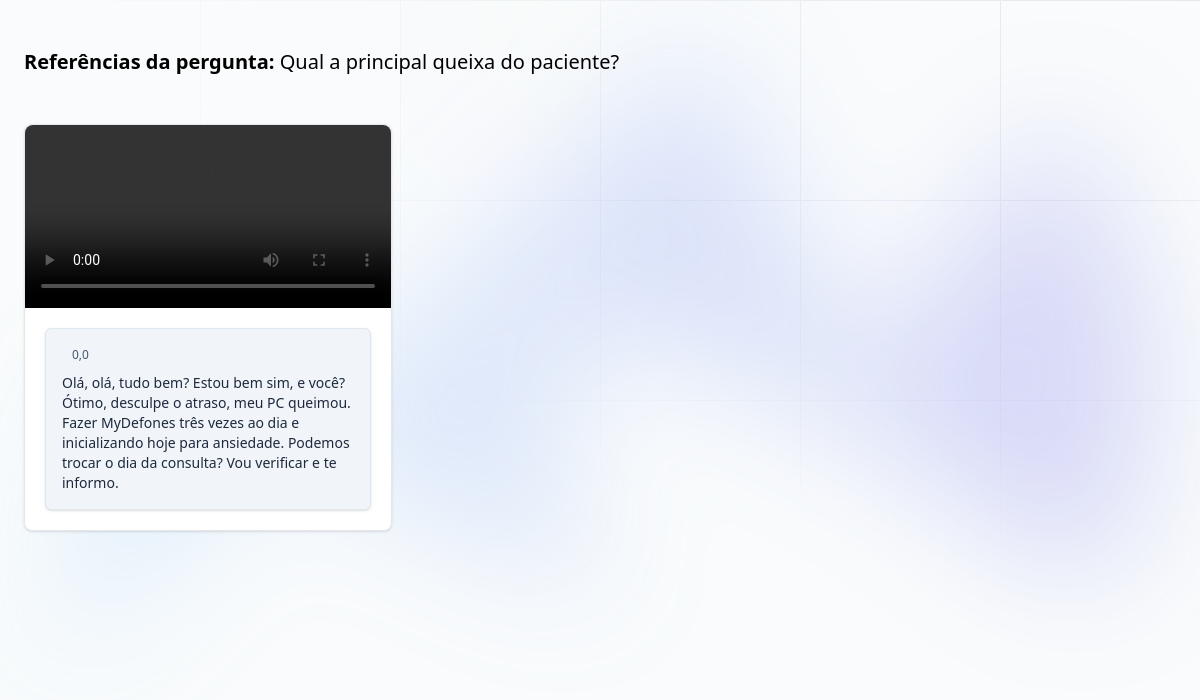
Screenshot of /consultas/ver_referencias/4 with the database file from the repository.
### consultas/models.py (models this page shows)
class Pergunta(models.Model):
    data_treinamento = models.ManyToManyField(
        DataTreinamento, null=True, blank=True)
    pergunta = models.TextField()
    def __str__(self):
        return self.pergunta

class Gravacoes(models.Model):
    video = models.FileField(upload_to='gravacoes')
    data = models.DateTimeField()
    transcrever = models.BooleanField(default=False)
    paciente = models.ForeignKey(Pacientes, on_delete=models.DO_NOTHING)
    humor = models.IntegerField(default=0)
    transcricao = models.TextField()
    resumo = models.JSONField(default=list, blank=True)
    segmentos = models.JSONField(default=list, blank=True)

class DataTreinamento(models.Model):
    recording = models.ForeignKey(Gravacoes, on_delete=models.DO_NOTHING)
    text = models.TextField()

### consultas/views.py (the view)
# urls.py: path('ver_referencias/<int:id>', views.ver_referencias, name='ver_referencias'),
def ver_referencias(request, id):
    pergunta = get_object_or_404(Pergunta, id=id)
    data_treinamento = pergunta.data_treinamento.all()
    gravacoes = Gravacoes.objects.filter(
        datatreinamento__in=data_treinamento).distinct()
    return render(request, 'ver_referencias.html', {'pergunta': pergunta, 'data_treinamento': data_treinamento, 'gravacoes': gravacoes})

### consultas/templatetags/consultas_filters.py (called while the page is built)
@register.filter
def tempo_video(trecho, gravacao_id):
    trecho = trecho.lower().strip()
    gravacao = Gravacoes.objects.get(id=gravacao_id)
    for segmento in gravacao.segmentos:
        seg = segmento.get('texto', '').lower().strip()
        if seg in trecho or trecho in seg:
            return segmento.get('inicio')

### consultas/templates/ver_referencias.html (shortened to what this page needs)
{% extends "base.html" %}
{% load static %}
{% load consultas_filters %}
{% block 'body' %}
    <div class="relative isolate px-6 py-12 ">
        <div aria-hidden="true"
             class="absolute inset-x-0 top-10 -z-10 flex transform-gpu justify-center overflow-hidden blur-3xl">
            <div style="clip-path: polygon(73.6% 51.7%, 91.7% 11.8%, 100% 46.4%, 97.4% 82.2%, 92.5% 84.9%, 75.7% 64%, 55.3% 47.5%, 46.5% 49.4%, 45% 62.9%, 50.3% 87.2%, 21.3% 64.1%, 0.1% 100%, 5.4% 51.1%, 21.4% 63.9%, 58.9% 0.2%, 73.6% 51.7%)"
                 class="aspect-1108/632 w-277 flex-none bg-linear-to-r from-[#80caff] to-[#4f46e5] opacity-20"></div>
        </div>
        <div class="mx-auto max-w-7xl">
            <h1 class="text-xl font-bold">Referências da pergunta: <span class="font-medium">{{ pergunta }}</span></h1>
            <div class="grid mt-12 gap-6 sm:grid-cols-2 lg:grid-cols-3">
                {% for g in gravacoes %}
                    <div class="max-w-sm bg-white border border-gray-200 rounded-lg shadow-sm ">
                        <a href="#">
                        <video src="{{ g.video.url }}" controls class="rounded-t-lg w-full">
                        </a>
                        <div class="p-5">
                            <ul class="space-y-4 text-left text-gray-700 ">
                                {% for dt in data_treinamento %}
                                    {% if dt.recording.id == g.id %}
                                        <li class="bg-slate-100 border border-slate-200 p-4 rounded-md shadow-sm">
                                            <div class="flex flex-col">
                                            <span class="self-start mb-2 inline-block rounded-full bg-slate-100 px-2.5 py-0.5 text-xs font-medium text-slate-600">
                                                {{dt.text|tempo_video:g.id}}
                                            </span>
                                            <p class="text-sm text-slate-800">
                                                {{dt.text}}
                                            </p>
                                            </div>
                                        </li>
                                    {% endif %}
                                {% endfor %}
                            </ul>
                        </div>
                    </div>
                {% endfor %}
            </div>
        </div>
    </div>
{% endblock 'body' %}

### rows the page displays
Pergunta: pergunta "Qual a principal queixa do paciente?"
DataTreinamento: text|tempo_video "0,0", text "Olá, olá, tudo bem? Estou bem sim, e você? Ótimo, desculpe o atraso, meu PC queimou. Fazer MyDefones três vezes ao dia e inicializando hoje para ansiedade. Podemos trocar o dia da consulta? Vou verificar e te informo."
